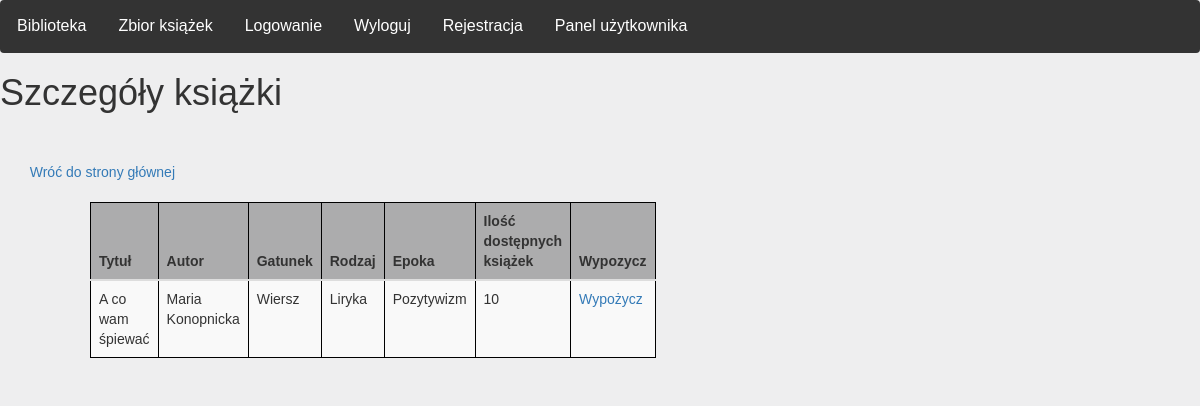
Page /index/details/4 (signed in) on the earlier database version.
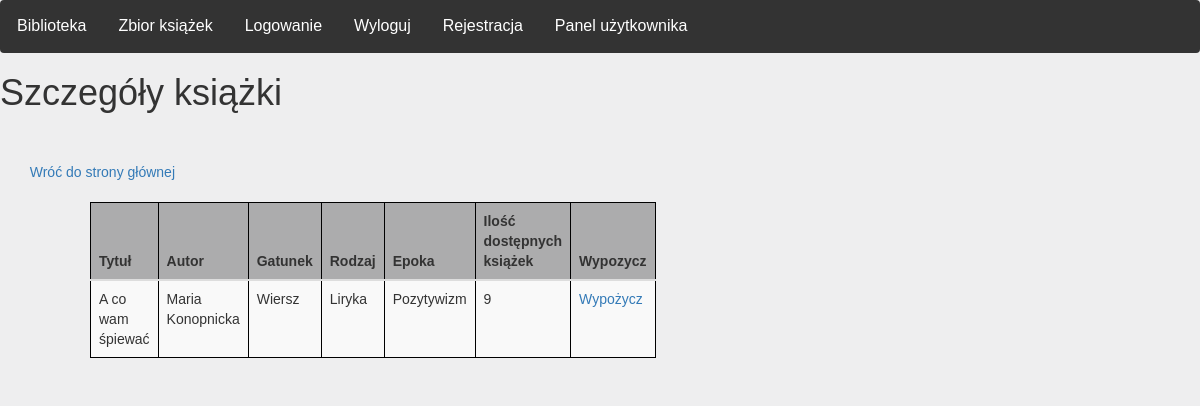
Same page on the later database version.
### main_library/models.py (models this page shows)
class Bookshelf(models.Model):
    kind = models.TextField(default='')
    title = models.TextField(default='')
    author = models.TextField(default='')
    epoch = models.TextField(default='')
    genre = models.TextField(default='')
    quantity = models.IntegerField(default=random.randint(0, 10))

### main_library/views.py (the view)
# urls.py: path('index/details/<int:id>', views.details, name = 'details'),
@login_required
def details(request, id):
    book_details = Bookshelf.objects.get(pk=id)
    return render(
        request,
        "main_library/details.html",
        {'book_details': book_details}
    )

### main_library/templates/main_library/details.html (shortened to what this page needs)
{% extends "main_library/base.html" %}
{% block content %}
<h1>Szczegóły książki</h1>
<div class="row" style = "backgroundcolor: #F9F8F7">
    <br><br>
    <div class = "col-md-2" align="right">
        <a href="/"> Wróć do strony głównej </a>
    </div>
    <br><br>
<div class="row">
    <div class="col-md-1"></div>
    <div class="col-md-5">
        <table class="table table-dark table-striped" >
            <thead>
              <tr>
                  <th>Tytuł</th>
                  <th>Autor</th>
                  <th>Gatunek</th>
                  <th>Rodzaj</th>
                  <th>Epoka</th>
                  <th>Ilość dostępnych książek</th>
                  <th> Wypozycz</th>
              </tr>
            </thead>
                <tr>
                    <td>{{ book_details.title }} </td>
                    <td> {{ book_details.author }}</td>
                    <td> {{ book_details.genre }} </td>
                    <td> {{ book_details.kind }} </td>
                    <td> {{ book_details.epoch }} </td>
                    <td> {{ book_details.quantity }} </td>
                    <td> <a href="{% url 'rent' book_details.id %}"> Wypożycz </a> </td>
                </tr>
        </table>
    </div>
</div>
{% endblock %}

Differences in the rows shown:
changed Bookshelf "A co wam śpiewać": quantity "10" → "9"
